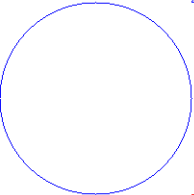
#> input picture 物联1243张智源/template.png, 194 x 195 px
$ python TuringCV.py
#> lines starting #> are read from the running program, lines starting #| are printed output that depends on the picture; after the words box and inside, x2 and y2 are one past the last pixel; in counts of white or black regions, pixels touching at a corner belong together
import cv2 as cv
import numpy as np

maps = np.ones((800,800,3),np.uint8)
maps = maps*255      #白色画布


cv.rectangle(maps,(20,5),(70,100),(255,0,0),1)  #绘制矩形

cv.ellipse(maps,(400,400),(30,40),0,0,360,(0,0,255),1)   #椭圆

cv.ellipse(maps,(600,600),(100,50),45,0,360,(0,255,0),1)   #椭圆

cv.circle(maps,(600,200),70,(0,255,0),1)   #圆

pts1 = np.array([(200,500),(400,500),(300,700)])
cv.polylines(maps,[pts1],True,(0,0,255),1)   #等腰三角形

pts2 = np.array([(400,100),(300,100),(200,300),(500,300)])
cv.polylines(maps,[pts2],True,(255,0,0),1)   #等腰梯形

cv.rectangle(maps,(330,120),(380,270),(0,0,255),1)   #矩形

cv.circle(maps,(100,400),100,(255,0,0),1)  #圆

pts3 = np.array([(750,400),(750,500),(550,500),(480,400)])
cv.polylines(maps,[pts3],True,(0,255,0),1)   #等腰梯形

pts4 = np.array([(100,50),(100,270),(200,270)])
cv.polylines(maps,[pts4],True,(0,0,255),1)    #直角三角形

cv.rectangle(maps,(50,580),(230,770),(255,0,0),1)  #矩形

cv.rectangle(maps,(400,580),(480,770),(255,0,0),1)   #矩形

cv.circle(maps,(700,80),80,(0,0,255),1)  #圆

#拷贝原图
map1 = maps.copy()
map2 = maps.copy()

#用拉普拉斯滤波边缘检测
edges = cv.Laplacian(maps,-1)
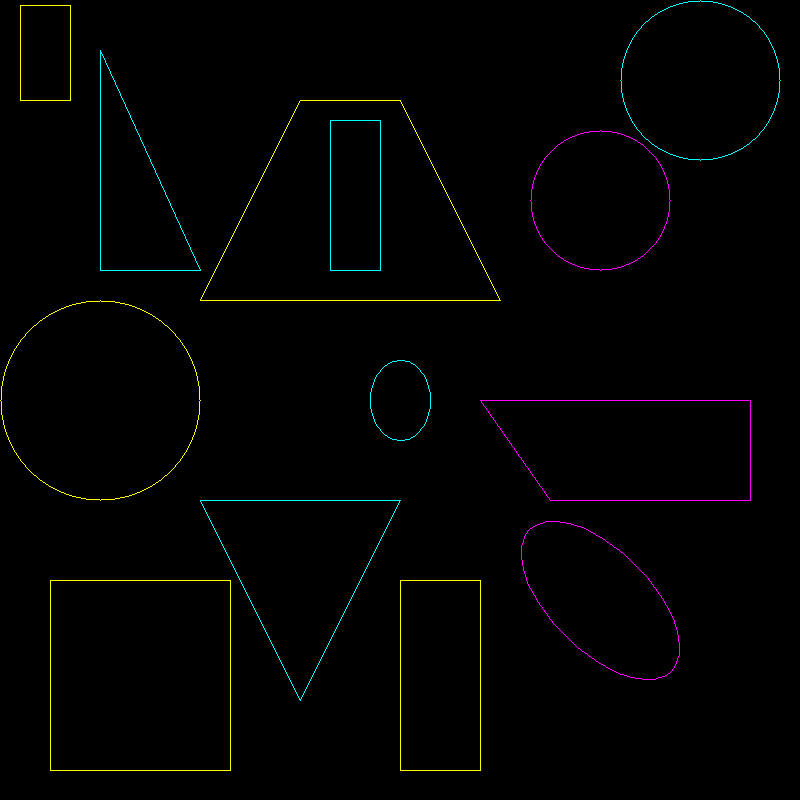
#> edges: shape (800, 800, 3); mean of channels 0, 1, 2 1.5, 2, 1.8; drawn as B, G, R

#转换为灰色单通道图像
gray = cv.cvtColor(maps,cv.COLOR_BGR2GRAY)
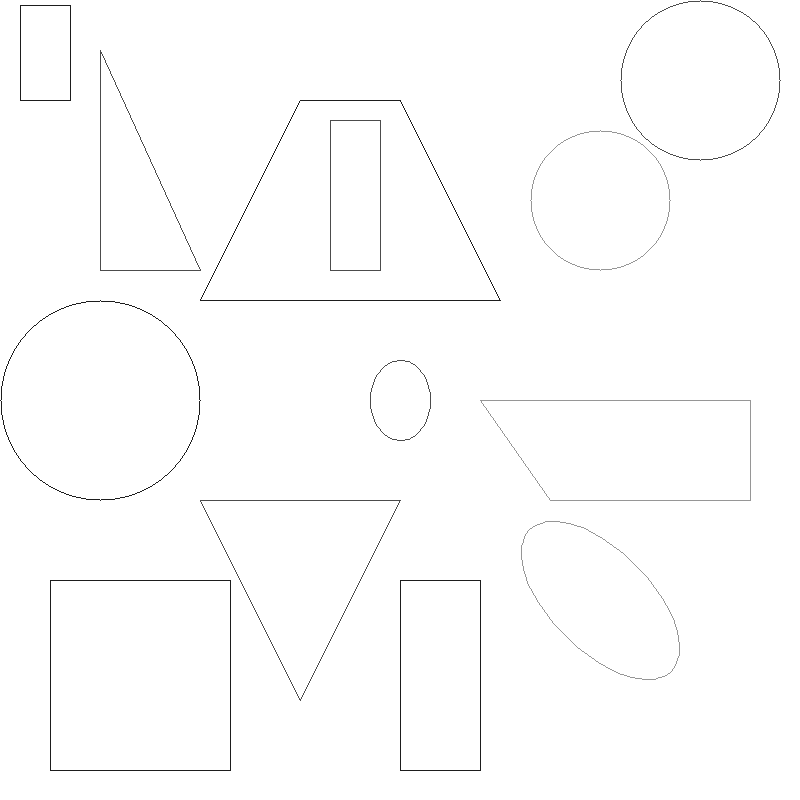
#> gray: shape (800, 800); min 29, max 255, mean 253.1

#图像二值化
ret,new = cv.threshold(gray,240,255,cv.THRESH_BINARY)
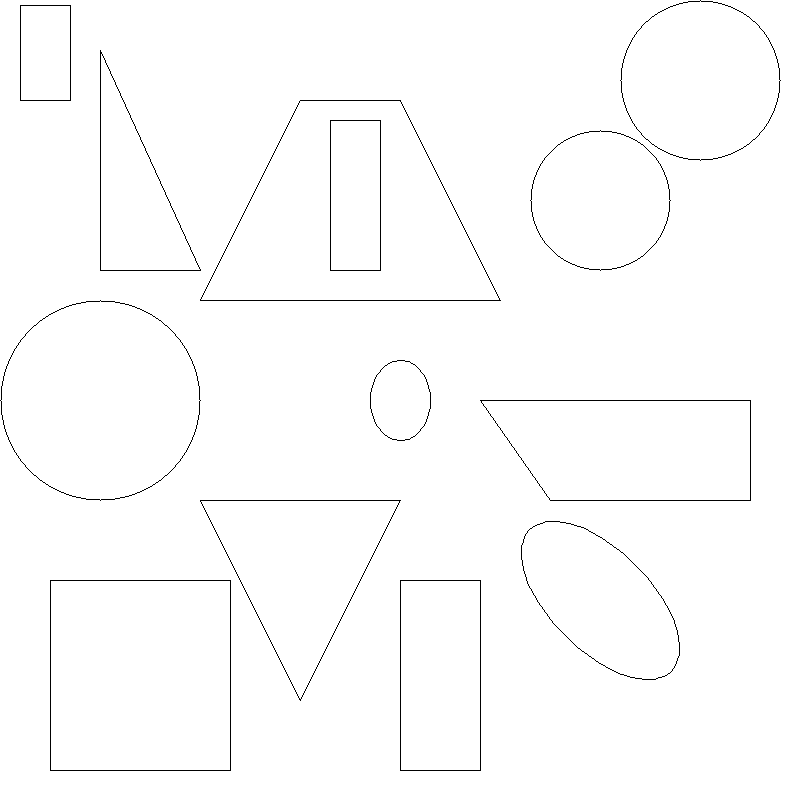
#> new: shape (800, 800); 99% white; black in thin lines or dots

#找出轮廓
contours,hierarchy = cv.findContours(new,3,cv.CHAIN_APPROX_SIMPLE)
#> contours = 1452 contours, 1408 with area under 20; largest, box (x1, y1, x2, y2) and area: (0, 0, 800, 800) 638399, (49, 579, 232, 772) 34942, (51, 581, 230, 770) 33464, (399, 579, 482, 772) 15742, (401, 581, 480, 770) 14664

#计算图形轮廓面积，过滤掉小的噪点的轮廓
count = 0
for i in contours:
    area = cv.contourArea(i)
    if area > 100:
        count += 1
#> this loop made 1452 passes
#> area on passes 1, 21, 249, 250, 252, 253, 411, 636, 796, 1281, 1282, 1327: 638399, 28, 15742, 14664, 34942, 33464, 406.5, 1144, 606.5, 7902, 7104, 203.5
#> after the loop, count = 14

#打印图形数量
print(f"图形数量为:{count-1}")    #去掉最外面的的800*800大轮廓
#| 图形数量为:13

#在原图上标注轮廓
cv.drawContours(maps,contours,-1,(0,0,255),2)
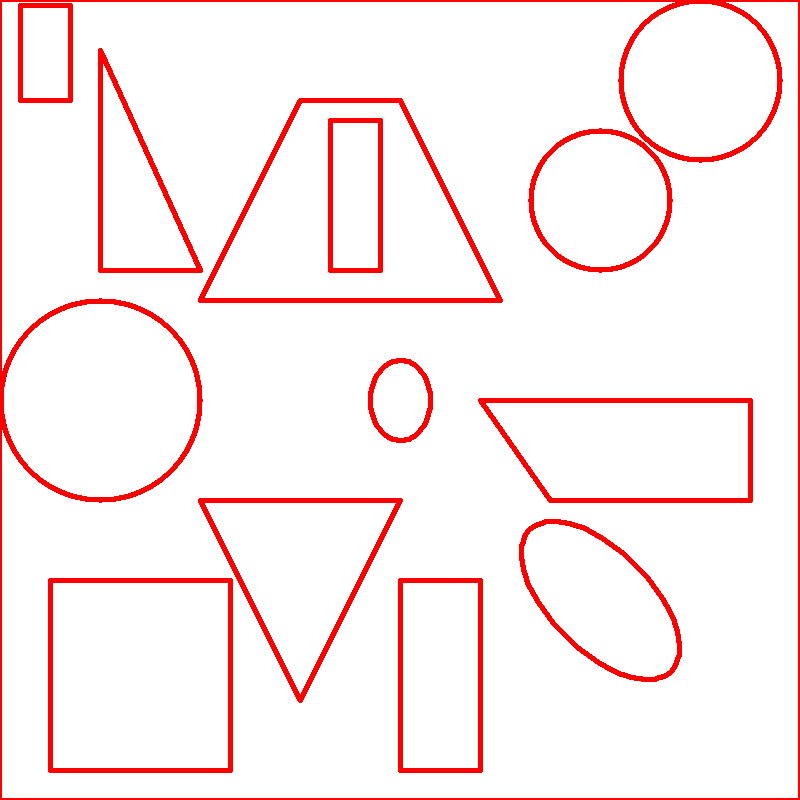
#> maps: shape (800, 800, 3); mean of channels 0, 1, 2 238.3, 238.3, 255; drawn as B, G, R

#读取模板
template = cv.imread("./template.png",0)   #读取灰度图像
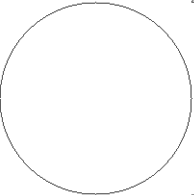
#> template: shape (195, 194); min 95, max 255, mean 252.1
h,w = template.shape[:2]   #取模板的高和宽
#> h = 195; w = 194

#模板匹配
result = cv.matchTemplate(gray,template,cv.TM_CCOEFF_NORMED)
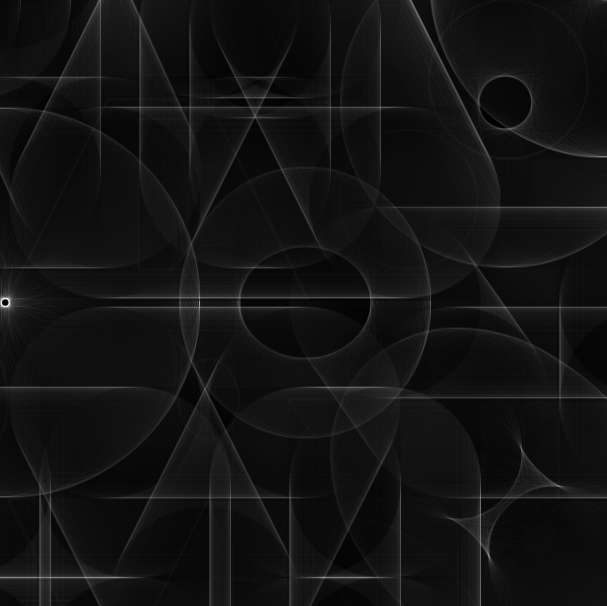
#> result: shape (606, 607) float32; min -0.0181, max 0.218, mean -0.000348; drawn with min black and max white

threshold = 0.2  #设置阈值
loc = np.where(result>=threshold)   #生成阈值大于result的最大值的坐标
#> loc = 10 positions, rows 298 to 306, columns 1 to 8
for pt in zip(*loc[::-1]):
    bottom_right = (pt[0]+w,pt[1]+h)
    cv.rectangle(map2,pt,bottom_right,(0,0,),2)  #画出匹配成功的图像
#> this loop made 10 passes
#> (pt, bottom_right) on passes 1 to 10: ((4, 298), (198, 493)), ((5, 298), (199, 493)), ((1, 300), (195, 495)), ((8, 300), (202, 495)), ((1, 303), (195, 498)), ((1, 304), (195, 499)), ((8, 304), (202, 499)), ((3, 306), (197, 501)), ((4, 306), (198, 501)), ((5, 306), (199, 501))
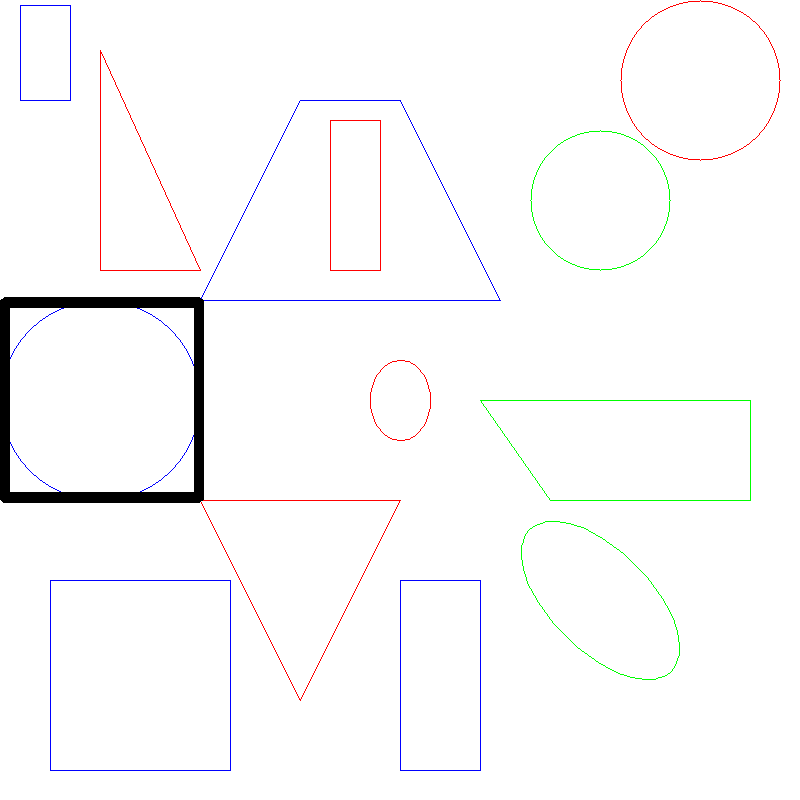
#> map2: shape (800, 800, 3); mean of channels 0, 1, 2 250.3, 249.8, 250.1; drawn as B, G, R


cv.imshow("new",new)
cv.imshow("maps",maps)
cv.imshow("edges",edges)
cv.imshow("map1",map1)
cv.imshow("template",template)
cv.imshow("matching",map2)

cv.imwrite("shape.png",map1)
cv.imwrite("contours.png", maps)
cv.imwrite("edges.png",edges)
cv.imwrite("template.png",template)
cv.imwrite("matching.png",map2)

k = cv.waitKey(0)
#> (key Esc is pressed here)
if k == 27:
    cv.destroyAllWindows()
